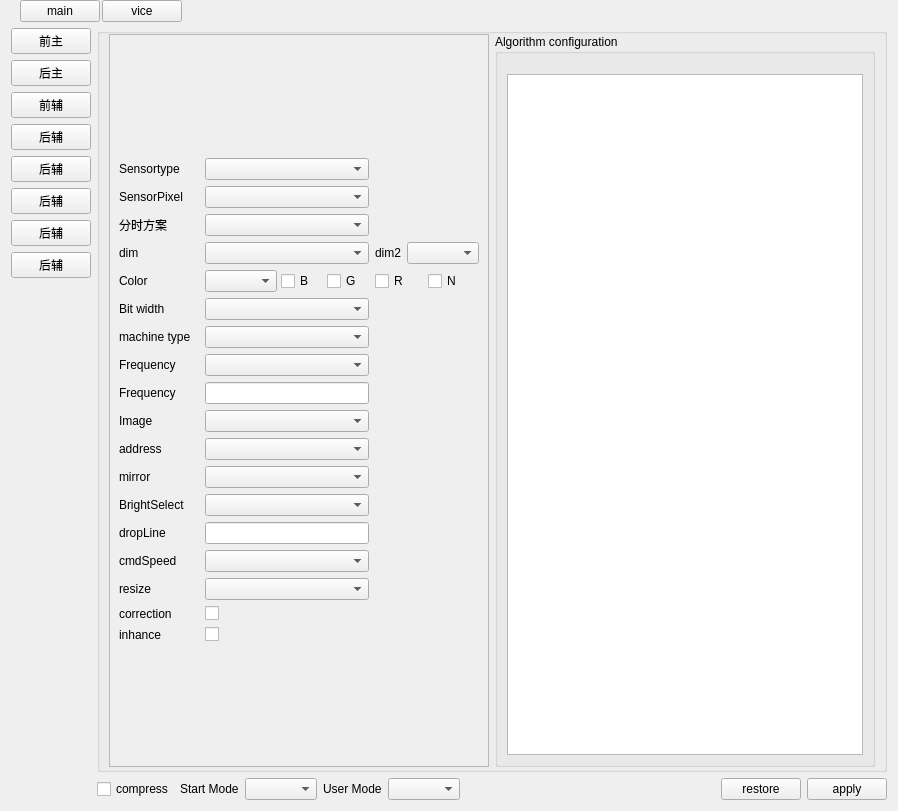
<?xml version="1.0" encoding="UTF-8"?>
<ui version="4.0">
 <class>CameraSetWidget</class>
 <widget class="QWidget" name="CameraSetWidget">
  <property name="geometry">
   <rect>
    <x>0</x>
    <y>0</y>
    <width>898</width>
    <height>811</height>
   </rect>
  </property>
  <property name="windowTitle">
   <string notr="true">Form</string>
  </property>
  <layout class="QGridLayout" name="gridLayout_2">
   <property name="topMargin">
    <number>0</number>
   </property>
   <item row="0" column="0" colspan="2">
    <widget class="QWidget" name="widget_2" native="true">
     <layout class="QHBoxLayout" name="horizontalLayout_4">
      <property name="spacing">
       <number>2</number>
      </property>
      <property name="topMargin">
       <number>0</number>
      </property>
      <property name="bottomMargin">
       <number>0</number>
      </property>
      <item>
       <widget class="QPushButton" name="mainBtn">
        <property name="text">
         <string notr="true">main</string>
        </property>
       </widget>
      </item>
      <item>
       <widget class="QPushButton" name="viceBtn">
        <property name="text">
         <string notr="true">vice</string>
        </property>
       </widget>
      </item>
      <item>
       <spacer name="horizontalSpacer_2">
        <property name="orientation">
         <enum>Qt::Horizontal</enum>
        </property>
        <property name="sizeHint" stdset="0">
         <size>
          <width>772</width>
          <height>20</height>
         </size>
        </property>
       </spacer>
      </item>
     </layout>
    </widget>
   </item>
   <item row="1" column="0" rowspan="2">
    <layout class="QVBoxLayout" name="verticalLayout">
     <item>
      <widget class="QPushButton" name="frontMainBtn">
       <property name="text">
        <string notr="true">前主</string>
       </property>
       <property name="checkable">
        <bool>true</bool>
       </property>
      </widget>
     </item>
     <item>
      <widget class="QPushButton" name="rearMainBtn">
       <property name="text">
        <string notr="true">后主</string>
       </property>
       <property name="checkable">
        <bool>true</bool>
       </property>
      </widget>
     </item>
     <item>
      <widget class="QPushButton" name="frontViceBtn">
       <property name="text">
        <string notr="true">前辅</string>
       </property>
       <property name="checkable">
        <bool>true</bool>
       </property>
      </widget>
     </item>
     <item>
      <widget class="QPushButton" name="rearViceBtn">
       <property name="text">
        <string notr="true">后辅</string>
       </property>
       <property name="checkable">
        <bool>true</bool>
       </property>
      </widget>
     </item>
     <item>
      <widget class="QPushButton" name="rearViceBtn_2">
       <property name="text">
        <string notr="true">后辅</string>
       </property>
       <property name="checkable">
        <bool>true</bool>
       </property>
      </widget>
     </item>
     <item>
      <widget class="QPushButton" name="rearViceBtn_3">
       <property name="text">
        <string notr="true">后辅</string>
       </property>
       <property name="checkable">
        <bool>true</bool>
       </property>
      </widget>
     </item>
     <item>
      <widget class="QPushButton" name="rearViceBtn_4">
       <property name="text">
        <string notr="true">后辅</string>
       </property>
       <property name="checkable">
        <bool>true</bool>
       </property>
      </widget>
     </item>
     <item>
      <widget class="QPushButton" name="rearViceBtn_5">
       <property name="text">
        <string notr="true">后辅</string>
       </property>
       <property name="checkable">
        <bool>true</bool>
       </property>
      </widget>
     </item>
     <item>
      <spacer name="verticalSpacer">
       <property name="orientation">
        <enum>Qt::Vertical</enum>
       </property>
       <property name="sizeHint" stdset="0">
        <size>
         <width>20</width>
         <height>40</height>
        </size>
       </property>
      </spacer>
     </item>
    </layout>
   </item>
   <item row="1" column="1">
    <widget class="QGroupBox" name="groupBox">
     <property name="title">
      <string/>
     </property>
     <layout class="QGridLayout" name="gridLayout_3">
      <property name="topMargin">
       <number>0</number>
      </property>
      <property name="bottomMargin">
       <number>2</number>
      </property>
      <property name="verticalSpacing">
       <number>0</number>
      </property>
      <item row="1" column="1">
       <widget class="QGroupBox" name="viewsetgroup">
        <property name="minimumSize">
         <size>
          <width>0</width>
          <height>0</height>
         </size>
        </property>
        <property name="title">
         <string notr="true">Algorithm configuration</string>
        </property>
        <layout class="QVBoxLayout" name="verticalLayout_2">
         <property name="topMargin">
          <number>20</number>
         </property>
         <item>
          <widget class="QTableWidget" name="tableWidget">
           <property name="styleSheet">
            <string notr="true"/>
           </property>
          </widget>
         </item>
        </layout>
       </widget>
      </item>
      <item row="1" column="0">
       <widget class="QScrollArea" name="scrollArea">
        <property name="widgetResizable">
         <bool>true</bool>
        </property>
        <widget class="QWidget" name="scrollAreaWidgetContents">
         <property name="geometry">
          <rect>
           <x>0</x>
           <y>0</y>
           <width>519</width>
           <height>740</height>
          </rect>
         </property>
         <layout class="QGridLayout" name="gridLayout_4">
          <item row="0" column="0">
           <layout class="QGridLayout" name="gridLayout">
            <item row="10" column="2">
             <widget class="QComboBox" name="chainAddrCombox"/>
            </item>
            <item row="9" column="2">
             <widget class="QComboBox" name="SensorImageComboBox"/>
            </item>
            <item row="14" column="0">
             <widget class="QLabel" name="label_15">
              <property name="text">
               <string notr="true">cmdSpeed</string>
              </property>
             </widget>
            </item>
            <item row="1" column="2">
             <widget class="QComboBox" name="SensorPixelcomboBox"/>
            </item>
            <item row="7" column="2">
             <widget class="QComboBox" name="SensorRowFreComboBox"/>
            </item>
            <item row="13" column="2">
             <widget class="myLineEdit" name="SensorDropLineEdit"/>
            </item>
            <item row="11" column="2">
             <widget class="QComboBox" name="MirrorComboBox"/>
            </item>
            <item row="12" column="0">
             <widget class="QLabel" name="label_11">
              <property name="text">
               <string notr="true">BrightSelect</string>
              </property>
             </widget>
            </item>
            <item row="3" column="3">
             <layout class="QHBoxLayout" name="horizontalLayout_3">
              <item>
               <widget class="QLabel" name="label_13">
                <property name="text">
                 <string notr="true">dim2</string>
                </property>
               </widget>
              </item>
              <item>
               <widget class="QComboBox" name="SensorDimComboBox_2"/>
              </item>
             </layout>
            </item>
            <item row="9" column="0">
             <widget class="QLabel" name="label_7">
              <property name="text">
               <string notr="true">Image</string>
              </property>
             </widget>
            </item>
            <item row="13" column="0">
             <widget class="QLabel" name="label_12">
              <property name="text">
               <string notr="true">dropLine</string>
              </property>
             </widget>
            </item>
            <item row="8" column="0">
             <widget class="QLabel" name="label_9">
              <property name="text">
               <string notr="true">Frequency</string>
              </property>
             </widget>
            </item>
            <item row="11" column="0">
             <widget class="QLabel" name="label_10">
              <property name="text">
               <string notr="true">mirror</string>
              </property>
             </widget>
            </item>
            <item row="4" column="3">
             <layout class="QHBoxLayout" name="horizontalLayout_5">
              <property name="spacing">
               <number>2</number>
              </property>
              <item>
               <widget class="QCheckBox" name="checkBox_R">
                <property name="text">
                 <string>R</string>
                </property>
               </widget>
              </item>
              <item>
               <widget class="QCheckBox" name="checkBox_N">
                <property name="text">
                 <string>N</string>
                </property>
               </widget>
              </item>
             </layout>
            </item>
            <item row="5" column="2">
             <widget class="QComboBox" name="SensBitWidthComboBox"/>
            </item>
            <item row="10" column="0">
             <widget class="QLabel" name="label_6">
              <property name="text">
               <string notr="true">address</string>
              </property>
             </widget>
            </item>
            <item row="4" column="2">
             <layout class="QHBoxLayout" name="horizontalLayout_2">
              <property name="spacing">
               <number>4</number>
              </property>
              <item>
               <widget class="QComboBox" name="colorModeComboBox"/>
              </item>
              <item>
               <widget class="QCheckBox" name="checkBox_B">
                <property name="text">
                 <string>B</string>
                </property>
               </widget>
              </item>
              <item>
               <widget class="QCheckBox" name="checkBox_G">
                <property name="text">
                 <string>G</string>
                </property>
               </widget>
              </item>
             </layout>
            </item>
            <item row="6" column="2">
             <widget class="QComboBox" name="MachineTypeComboBox"/>
            </item>
            <item row="5" column="0">
             <widget class="QLabel" name="label_3">
              <property name="text">
               <string notr="true">Bit width</string>
              </property>
             </widget>
            </item>
            <item row="12" column="2">
             <widget class="QComboBox" name="BrightSelectComboBox"/>
            </item>
            <item row="14" column="2">
             <widget class="QComboBox" name="SensorCmdSpeedComboBox"/>
            </item>
            <item row="1" column="0">
             <widget class="QLabel" name="label">
              <property name="minimumSize">
               <size>
                <width>80</width>
                <height>0</height>
               </size>
              </property>
              <property name="text">
               <string notr="true">SensorPixel</string>
              </property>
             </widget>
            </item>
            <item row="8" column="2">
             <widget class="myLineEdit" name="SensorRowFreLineEdit"/>
            </item>
            <item row="0" column="2">
             <widget class="QComboBox" name="sensorType"/>
            </item>
            <item row="4" column="0">
             <widget class="QLabel" name="label_14">
              <property name="text">
               <string notr="true">Color</string>
              </property>
             </widget>
            </item>
            <item row="7" column="0">
             <widget class="QLabel" name="label_4">
              <property name="text">
               <string notr="true">Frequency</string>
              </property>
             </widget>
            </item>
            <item row="15" column="2">
             <widget class="QComboBox" name="ResizeModeComboBox"/>
            </item>
            <item row="3" column="0">
             <widget class="QLabel" name="label_2">
              <property name="text">
               <string notr="true">dim</string>
              </property>
             </widget>
            </item>
            <item row="0" column="0">
             <widget class="QLabel" name="sensorTypelbl">
              <property name="minimumSize">
               <size>
                <width>80</width>
                <height>0</height>
               </size>
              </property>
              <property name="text">
               <string notr="true">Sensortype</string>
              </property>
             </widget>
            </item>
            <item row="6" column="0">
             <widget class="QLabel" name="label_8">
              <property name="text">
               <string notr="true">machine type</string>
              </property>
             </widget>
            </item>
            <item row="16" column="0">
             <widget class="QLabel" name="label_17">
              <property name="text">
               <string notr="true">correction</string>
              </property>
             </widget>
            </item>
            <item row="16" column="2">
             <widget class="QCheckBox" name="correctionCheckBox">
              <property name="text">
               <string/>
              </property>
             </widget>
            </item>
            <item row="15" column="0">
             <widget class="QLabel" name="label_16">
              <property name="text">
               <string notr="true">resize</string>
              </property>
             </widget>
            </item>
            <item row="2" column="2">
             <widget class="QComboBox" name="TDscheme"/>
            </item>
            <item row="3" column="2">
             <widget class="QComboBox" name="SensorDimComboBox"/>
            </item>
            <item row="2" column="0">
             <widget class="QLabel" name="label_18">
              <property name="text">
               <string>分时方案</string>
              </property>
             </widget>
            </item>
            <item row="17" column="2">
             <widget class="QCheckBox" name="inhanceCheckBox">
              <property name="text">
               <string/>
              </property>
             </widget>
            </item>
            <item row="17" column="0">
             <widget class="QLabel" name="label_20">
              <property name="text">
               <string>inhance</string>
              </property>
             </widget>
            </item>
           </layout>
          </item>
         </layout>
        </widget>
       </widget>
      </item>
     </layout>
    </widget>
   </item>
   <item row="2" column="1">
    <layout class="QHBoxLayout" name="horizontalLayout">
     <item>
      <widget class="QCheckBox" name="imgCompresscheckBox">
       <property name="text">
        <string>compress</string>
       </property>
      </widget>
     </item>
     <item>
      <widget class="QLabel" name="label_5">
       <property name="text">
        <string notr="true">Start Mode</string>
       </property>
      </widget>
     </item>
     <item>
      <widget class="QComboBox" name="CameraBoardModeComboBox"/>
     </item>
     <item>
      <widget class="QLabel" name="label_19">
       <property name="text">
        <string>User Mode</string>
       </property>
      </widget>
     </item>
     <item>
      <widget class="QComboBox" name="UserMode"/>
     </item>
     <item>
      <spacer name="horizontalSpacer">
       <property name="orientation">
        <enum>Qt::Horizontal</enum>
       </property>
       <property name="sizeHint" stdset="0">
        <size>
         <width>40</width>
         <height>20</height>
        </size>
       </property>
      </spacer>
     </item>
     <item>
      <widget class="QPushButton" name="restoreBtn">
       <property name="text">
        <string notr="true">restore</string>
       </property>
      </widget>
     </item>
     <item>
      <widget class="QPushButton" name="applyBtn">
       <property name="text">
        <string notr="true">apply</string>
       </property>
      </widget>
     </item>
    </layout>
   </item>
  </layout>
 </widget>
 <customwidgets>
  <customwidget>
   <class>myLineEdit</class>
   <extends>QLineEdit</extends>
   <header location="global">mysortwidget/mylineedit.h</header>
  </customwidget>
 </customwidgets>
 <resources/>
 <connections/>
</ui>
